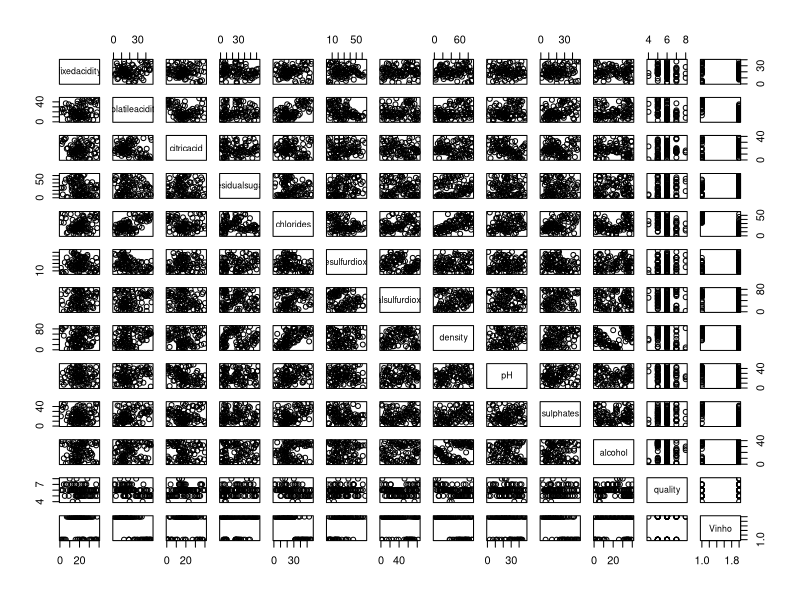
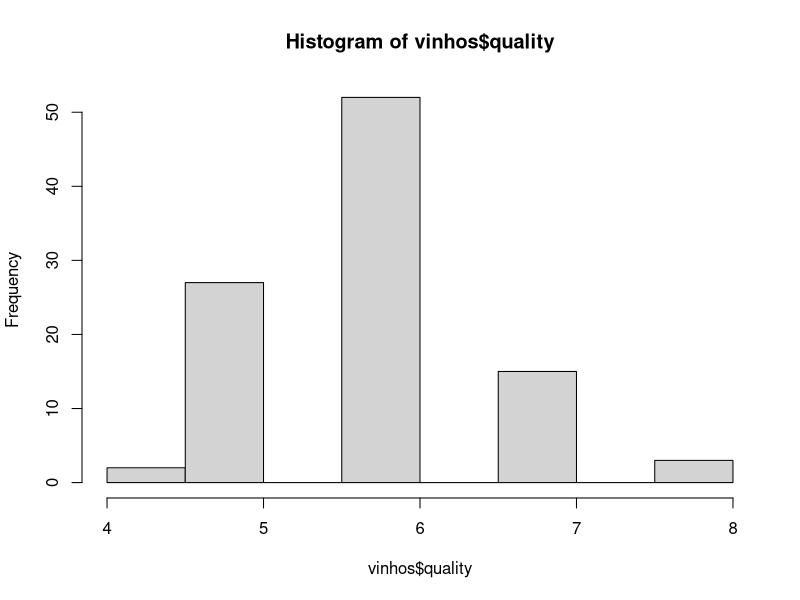

These figures' R source, in order:
## ---- chunk 1
knitr::opts_chunk$set(echo = TRUE , warning = FALSE , message = FALSE)
## ---- chunk 2
library(corrplot)

## ---- chunk 3
vinhos <- read.csv("Base_alpha.csv", sep = ";", row.names = 1)
View(vinhos)
## ---- chunk 4
names(vinhos)
## ---- chunk 5
str(vinhos)
## ---- chunk 6
summary(vinhos)
## ---- chunk 7
plot(vinhos)
## ---- chunk 8
par (mfrow=c(1,1))
hist(vinhos$quality)

